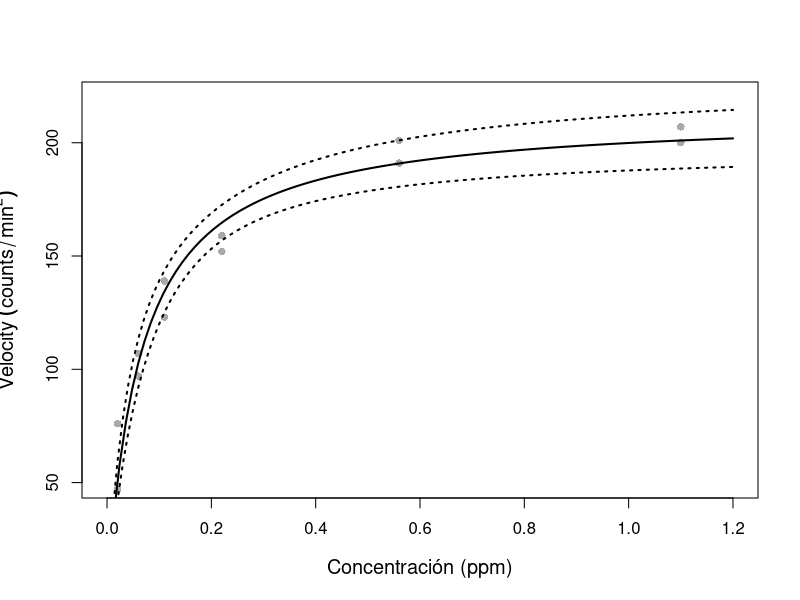
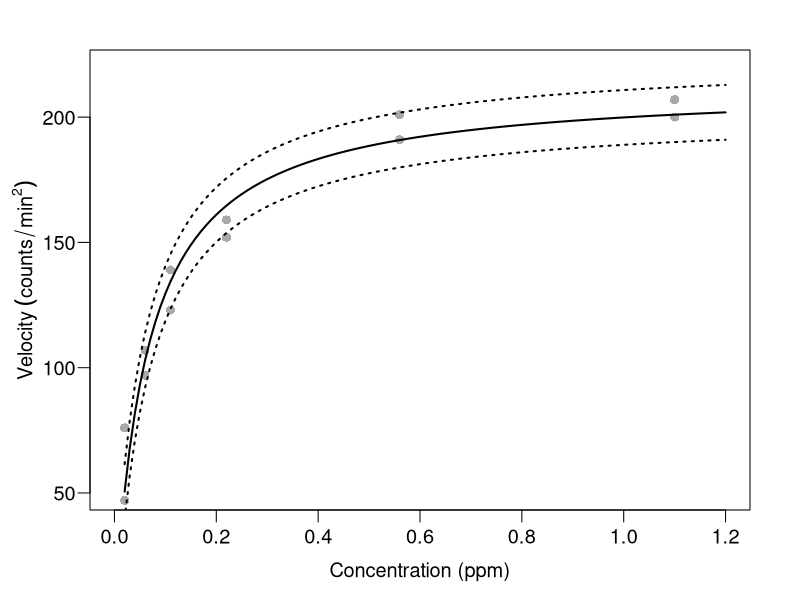
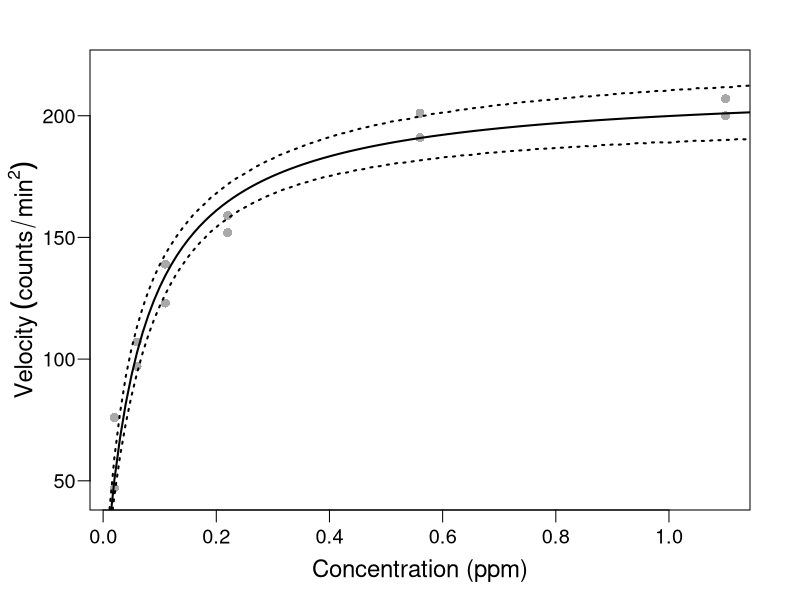
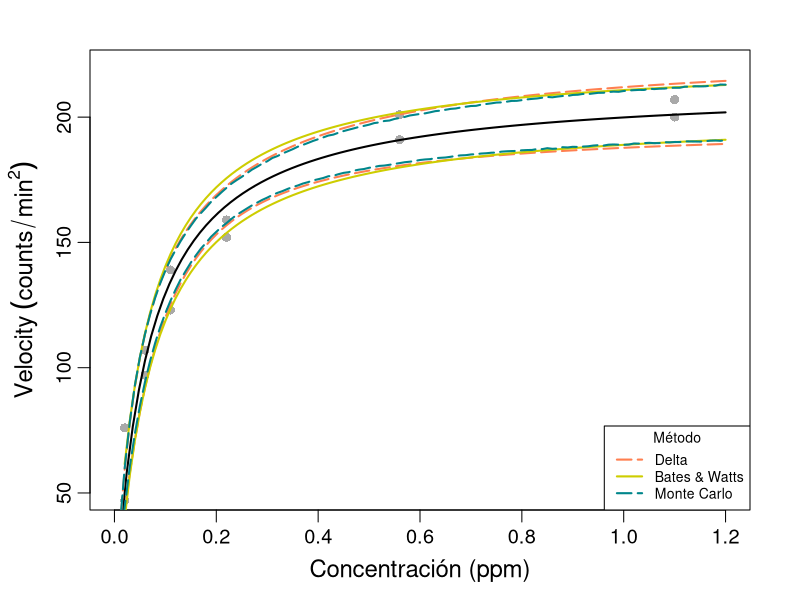

Recreate these plots in R, in order.

# lectura de datos.
data = read.csv("Puromycin.csv")


################################################################################
################ Estimadores de Mínimos Cuadrados ##############################
################################################################################

nonlinearmod = nls(Velocity ~ beta1*Conc/(beta2 + Conc), data = data, 
                   start = list(beta1=205, beta2=0.08),
                   trace = TRUE)
summary(nonlinearmod)

# Intervalos de confianza para la respuesta media.


# Método delta
#-------------------------------------------------------------------------------

fgh2 <- deriv(Velocity ~ beta1*Conc/(beta2 + Conc), c("beta1", "beta2"), 
              function(beta1, beta2, Conc){} ) 

x.new <- seq(0.01, 1.2, by=0.01)
beta2.est <- coef(nonlinearmod)
f.new <- fgh2(beta2.est[1],beta2.est[2], x.new)

g.new <- attr(f.new,"gradient")
V.beta2 <- vcov(nonlinearmod)
GS=rowSums((g.new%*%V.beta2)*g.new)

t <- qt(0.975,10)
deltaf <- sqrt(GS)*t

ci.lines<-function(){
  
  yv <- f.new
  ci<-deltaf
  uyv<-yv+ci
  lyv<-yv-ci
  lines(x.new,uyv, lty=3, lwd=2, col = "black")
  lines(x.new,lyv, lty=3, lwd=2, col = "black")
    }

plot(data$Conc,data$Velocity,pch=16,main="", cex.lab=1.2, 
     xlab = "Concentración (ppm)", 
     ylab= expression(Velocity ~ (counts/min^2)), xlim = c(0, 1.2),
     ylim = c(50,220), col = "darkgray")
x <- seq(0,1.2,0.01)
curve(212.7*x/(0.06412+ x), add = TRUE, col = "black", lwd =2)
ci.lines()


# Aproximación Bates & Watts (1988, p. 59)
#-------------------------------------------------------------------------------

theta1 = 2.127e+02
theta2 = 6.412e-02 
xnew <- seq(min(data$Conc),1.2,0.01) 
ynew = theta1*xnew/(theta2 + xnew) 
par(mfrow=c(1,1),mai=c(0.9,0.9,0.5,0.5),mgp=c(2.0,0.6,0),cex=1.2)
plot(data$Conc, data$Velocity, pch=16, col = "darkgray", las =1,
     xlab = "Concentration (ppm)",
     ylab = expression(Velocity ~ (counts/min^2)), ylim = c(50,220),
     xlim = c(0,1.2))
lines(xnew,ynew,lwd=2)
lines(xnew,ynew+summary(nonlinearmod)$sigma,lwd=2,lty=3, col = "black")
lines(xnew,ynew-summary(nonlinearmod)$sigma,lwd=2,lty=3, col = "black")


# Simulación de Monte Carlo
#-------------------------------------------------------------------------------

predictNLS_MC <- function(object, var.pred, newdata, level = 0.95, 
                          nsim = 10000, ...)
{
      require(MASS, quietly = TRUE)
      
      ## get right-hand side of formula
      RHS <- as.list(object$call$formula)[[3]]
      EXPR <- as.expression(RHS)
      
      ## coefficients
      COEF <- coef(object)
      
      ## get variance-covariance matrix
      VCOV <- vcov(object)
      
      ## augment variance-covariance matrix for 'mvrnorm' 
      ## by adding a column/row for 'error in x'
      NCOL <- ncol(VCOV)
      ADD1 <- c(rep(0, NCOL))
      ADD1 <- matrix(ADD1, ncol = 1)
      colnames(ADD1) <- var.pred
      VCOV <- cbind(VCOV, ADD1)
      ADD2 <- c(rep(0, NCOL + 1))
      ADD2 <- matrix(ADD2, nrow = 1)
      rownames(ADD2) <- var.pred
      VCOV <- rbind(VCOV, ADD2) 
      
      NR <- nrow(newdata)
      varPLACE <- ncol(VCOV)
      outMAT <- NULL  
      
      for (i in 1:NR) {
            
            ## get predictor values and optional errors
            predVAL <- newdata[i, 1]
            predERROR <- 0
            names(predVAL) <- var.pred
            names(predERROR) <- var.pred
            
            ## create mean vector for 'mvrnorm'
            MU <- c(COEF, predVAL)
            
            ## create variance-covariance matrix for 'mvrnorm'
            ## by putting error^2 in lower-right position of VCOV
            newVCOV <- VCOV
            newVCOV[varPLACE, varPLACE] <- predERROR^2
            
            ## create MC simulation matrix
            simMAT <- mvrnorm(n = nsim, mu = MU, Sigma = newVCOV, 
                              empirical = TRUE)
            
            ## evaluate expression on rows of simMAT
            EVAL <- eval(EXPR, envir = as.data.frame(simMAT))
            
            ## collect statistics
            PRED <- data.frame(predVAL)
            colnames(PRED) <- var.pred
            FITTED <- predict(object, newdata = data.frame(PRED))
            MEAN.sim <- mean(EVAL, na.rm = TRUE)
            SD.sim <- sd(EVAL, na.rm = TRUE)
            QUANT <- quantile(EVAL, c((1 - level)/2, level + (1 - level)/2),
                              na.rm=TRUE)
            RES <- c(FITTED, MEAN.sim, SD.sim, QUANT[1], QUANT[2])
            outMAT <- rbind(outMAT, RES)
      }
      
      colnames(outMAT) <- c("fit", "mean", "sd", names(QUANT[1]), 
                            names(QUANT[2]))
      rownames(outMAT) <- NULL
      
      return(outMAT)  
}

Ajustados <- predictNLS_MC(object=nonlinearmod, var.pred = "Conc", 
                           newdata = data.frame(x.new))
Ajustados <- as.data.frame(Ajustados)
plot(data$Conc, data$Velocity, pch=16, col = "darkgray", las =1, cex.lab=1.2,
     xlab = "Concentration (ppm)",
     ylab = expression(Velocity ~ (counts/min^2)),ylim=c(45,220))
lines(seq(0.01,1.2,0.01),Ajustados$fit,lwd=2)
lines(seq(0.01,1.2,0.01),Ajustados$`2.5%`,lwd=2, lty=3)
lines(seq(0.01,1.2,0.01),Ajustados$`97.5%`,lwd=2, lty=3)


# Representación gráfica de los intervalos.

plot(data$Conc,data$Velocity,pch=16,main="", cex.lab=1.2, 
     xlab = "Concentración (ppm)", 
     ylab= expression(Velocity ~ (counts/min^2)), xlim = c(0, 1.2),
     ylim = c(50,220), col = "darkgray")
x <- seq(0,1.2,0.01)
curve(212.7*x/(0.06412+ x), add = TRUE, col = "black", lwd =2)
ci.lines<-function(){
  
  yv <- f.new
  ci<-deltaf
  uyv<-yv+ci
  lyv<-yv-ci
  lines(x.new,uyv, lty=5, lwd=2, col = "coral")
  lines(x.new,lyv, lty=5, lwd=2, col = "coral")
}
ci.lines()
lines(xnew,ynew+summary(nonlinearmod)$sigma,lwd=2,lty=1, col = "yellow3" )
lines(xnew,ynew-summary(nonlinearmod)$sigma,lwd=2,lty=1, col = "yellow3" )
lines(seq(0.01,1.2,0.01),Ajustados$`2.5%`,lwd=2, lty=5, col = "turquoise4")
lines(seq(0.01,1.2,0.01),Ajustados$`97.5%`,lwd=2, lty=5, col = "turquoise4")
legend(x = "bottomright", c("Delta", "Bates & Watts", "Monte Carlo"),
       lty =c(5,1,5), lwd = c(2,2,2), 
       col = c("coral", "yellow3", "turquoise4"), cex = 0.7,
       title = "Método")
